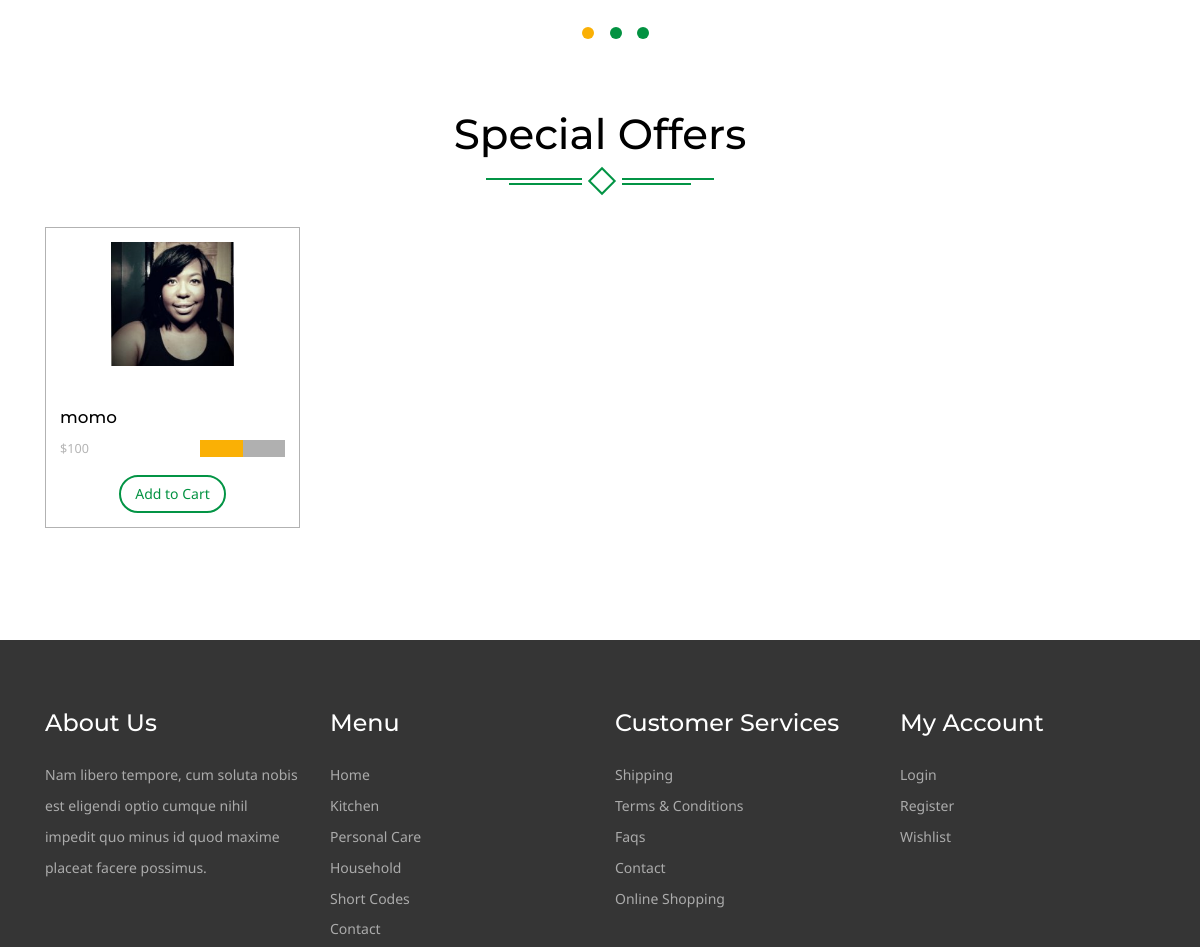
Before: / (middle part) with the older database file.
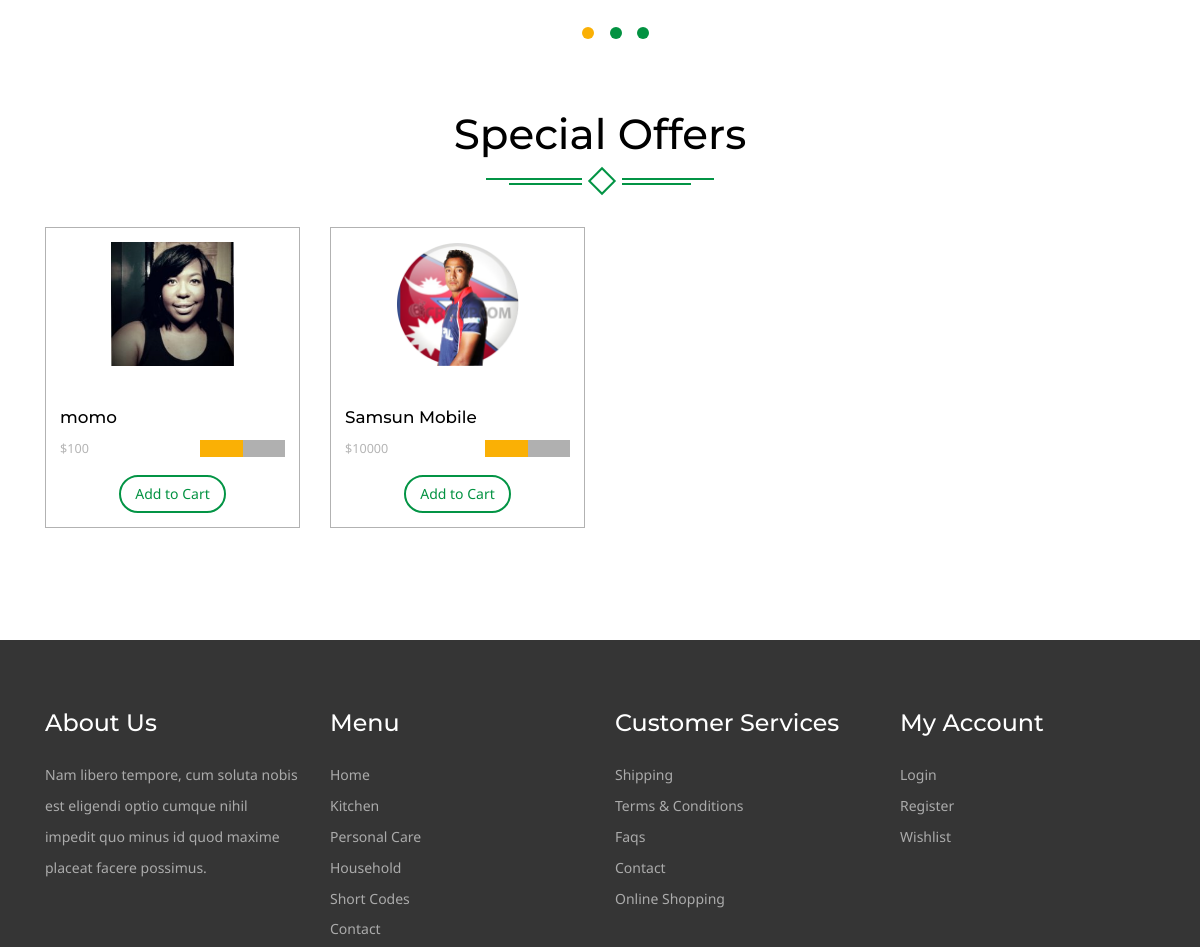
After: the same page with the newer database file.
### core/models.py (models this page shows, shortened)
class Slider(models.Model):
	name = models.CharField(max_length = 300)
	rank = models.IntegerField()
	image = models.ImageField(upload_to = 'media')
	url = models.CharField(max_length = 500)
	status = models.CharField(choices = STATUS,blank = True, max_length = 100)

class Product(models.Model):
	name = models.CharField(max_length = 300)
	category = models.ForeignKey(Category,on_delete = models.CASCADE)
	subcategory = models.ForeignKey(SubCategory,on_delete = models.CASCADE)
	price = models.IntegerField()
	discounted_price = models.IntegerField(default = 0)
	image = models.ImageField(upload_to = 'media')
	description = models.TextField(blank = True)
	overview = models.TextField(blank = True)
	labels = models.CharField(choices = LABELS,blank = True, max_length = 50)

### core/views.py (the view)
# urls.py: path('', HomeView.as_view(),name = 'core'),
class HomeView(BaseView):
	def get(self,request):
		self.views['categories'] = Category.objects.all()
		self.views['subcategories'] = SubCategory.objects.all()
		self.views['products'] = Product.objects.all()
		self.views['ads1'] = Ad.objects.filter(rank = 1)
		self.views['ads2'] = Ad.objects.filter(rank = 2)
		self.views['ads3'] = Ad.objects.filter(rank = 3)
		self.views['ads4'] = Ad.objects.filter(rank = 4)
		self.views['sliders'] = Slider.objects.all()
		return render(request,'index.html',self.views)

### templates/index.html (shortened to what this page needs)
{% extends 'base.html' %}
{% load static %}
{% block content %}
    <div id="myCarousel" class="carousel slide" data-ride="carousel">
      <ol class="carousel-indicators">
      	 {% for slider in sliders %}
        <li data-target="#myCarousel" data-slide-to="{{slider.rank}}" class="{{slider.status}}"></li>
        {% endfor %}
      </ol>
    </div>
	<div class="product">
		<div class="container">
			<div class="spec ">
				<h3>Special Offers</h3>
				<div class="ser-t">
					<span><i></i></span>
				</div>
			</div>
				<div class=" con-w3l">
							{% for product in products %}
							<div class="col-md-3 pro-1">
								<div class="col-m">
								<a href="#" data-toggle="modal" data-target="#{{product.id}}" class="offer-img">
										<img src="{{product.image.url}}" class="img-responsive" alt="">
									</a>
									<div class="mid-1">
										<div class="women">
											<h6><a href="details/{{product.id}}">{{product.name}}</a></h6>
										</div>
										<div class="mid-2">
											{% if product.discounted_price > 0 %}
											<p ><label>${{product.price}}</label><em class="item_price">${{product.discounted_price}}</em></p>
											{% else %}
											<p ><em class="item_price">${{product.price}}</em></p>
											{% endif %}
											  <div class="block">
												<div class="starbox small ghosting"> </div>
											</div>
											<div class="clearfix"></div>
										</div>
											<div class="add add-2">
										   <button class="btn btn-danger my-cart-btn my-cart-b" data-id="1" data-name="product 1" data-summary="summary 1" data-price="6.00" data-quantity="1" data-image="images/of16.png">Add to Cart</button>
										</div>
									</div>
								</div>
							</div>
							{% endfor %}
							<div class="clearfix"></div>
						 </div>
		</div>
	</div>
{% endblock %}

Changed rows visible on the page:
added Product: image (picture), name "Samsun Mobile", price "10000"
